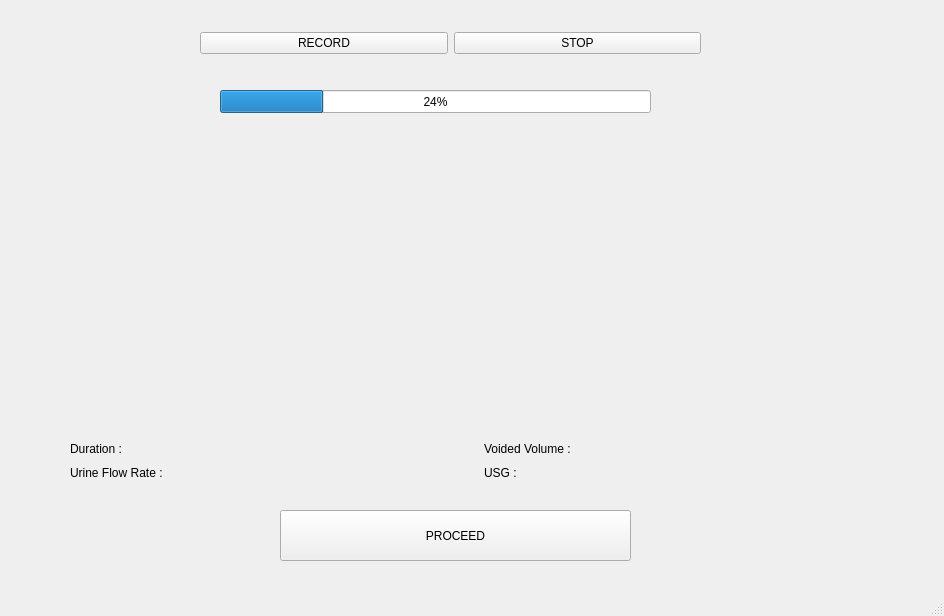
<?xml version="1.0" encoding="UTF-8"?>
<ui version="4.0">
 <class>MainWindow</class>
 <widget class="QMainWindow" name="MainWindow">
  <property name="geometry">
   <rect>
    <x>0</x>
    <y>0</y>
    <width>944</width>
    <height>616</height>
   </rect>
  </property>
  <property name="windowTitle">
   <string>MainWindow</string>
  </property>
  <widget class="QWidget" name="centralwidget">
   <widget class="QWidget" name="RecordStopBox" native="true">
    <property name="geometry">
     <rect>
      <x>170</x>
      <y>10</y>
      <width>551</width>
      <height>61</height>
     </rect>
    </property>
    <widget class="QWidget" name="layoutWidget">
     <property name="geometry">
      <rect>
       <x>30</x>
       <y>20</y>
       <width>501</width>
       <height>26</height>
      </rect>
     </property>
     <layout class="QHBoxLayout" name="horizontalLayout">
      <item>
       <widget class="QPushButton" name="RecordButton">
        <property name="text">
         <string>RECORD</string>
        </property>
       </widget>
      </item>
      <item>
       <widget class="QPushButton" name="StopButton">
        <property name="text">
         <string>STOP</string>
        </property>
       </widget>
      </item>
     </layout>
    </widget>
   </widget>
   <widget class="QWidget" name="ContentBox" native="true">
    <property name="geometry">
     <rect>
      <x>60</x>
      <y>140</y>
      <width>841</width>
      <height>431</height>
     </rect>
    </property>
    <widget class="QPushButton" name="ProceedButton">
     <property name="geometry">
      <rect>
       <x>220</x>
       <y>370</y>
       <width>351</width>
       <height>51</height>
      </rect>
     </property>
     <property name="text">
      <string>PROCEED</string>
     </property>
    </widget>
    <widget class="QWidget" name="layoutWidget">
     <property name="geometry">
      <rect>
       <x>10</x>
       <y>10</y>
       <width>821</width>
       <height>261</height>
      </rect>
     </property>
     <layout class="QGridLayout" name="gridLayout">
      <item row="0" column="0">
       <widget class="QLabel" name="FirstGraph">
        <property name="text">
         <string/>
        </property>
       </widget>
      </item>
      <item row="0" column="1">
       <widget class="QLabel" name="SecondGraph">
        <property name="text">
         <string/>
        </property>
       </widget>
      </item>
     </layout>
    </widget>
    <widget class="QWidget" name="layoutWidget">
     <property name="geometry">
      <rect>
       <x>10</x>
       <y>300</y>
       <width>821</width>
       <height>41</height>
      </rect>
     </property>
     <layout class="QGridLayout" name="gridLayout_2">
      <item row="0" column="1">
       <widget class="QLabel" name="DurationText">
        <property name="text">
         <string/>
        </property>
       </widget>
      </item>
      <item row="0" column="2">
       <widget class="QLabel" name="VolumeLabel">
        <property name="text">
         <string>Voided Volume : </string>
        </property>
       </widget>
      </item>
      <item row="0" column="3">
       <widget class="QLabel" name="VolumeText">
        <property name="text">
         <string/>
        </property>
       </widget>
      </item>
      <item row="0" column="0">
       <widget class="QLabel" name="DurationLabel">
        <property name="text">
         <string>Duration :</string>
        </property>
       </widget>
      </item>
      <item row="1" column="0">
       <widget class="QLabel" name="FlowRateLabel">
        <property name="text">
         <string>Urine Flow Rate : </string>
        </property>
       </widget>
      </item>
      <item row="1" column="1">
       <widget class="QLabel" name="FlowRateText">
        <property name="text">
         <string/>
        </property>
       </widget>
      </item>
      <item row="1" column="2">
       <widget class="QLabel" name="UsgLabel">
        <property name="text">
         <string>USG : </string>
        </property>
       </widget>
      </item>
      <item row="1" column="3">
       <widget class="QLabel" name="UsgText">
        <property name="text">
         <string/>
        </property>
       </widget>
      </item>
     </layout>
    </widget>
   </widget>
   <widget class="QWidget" name="ProgressBarBox" native="true">
    <property name="geometry">
     <rect>
      <x>210</x>
      <y>80</y>
      <width>451</width>
      <height>41</height>
     </rect>
    </property>
    <widget class="QProgressBar" name="progressBar">
     <property name="geometry">
      <rect>
       <x>10</x>
       <y>10</y>
       <width>431</width>
       <height>23</height>
      </rect>
     </property>
     <property name="value">
      <number>24</number>
     </property>
    </widget>
   </widget>
  </widget>
  <widget class="QMenuBar" name="menubar">
   <property name="geometry">
    <rect>
     <x>0</x>
     <y>0</y>
     <width>944</width>
     <height>22</height>
    </rect>
   </property>
  </widget>
  <widget class="QStatusBar" name="statusbar"/>
 </widget>
 <resources/>
 <connections/>
</ui>
